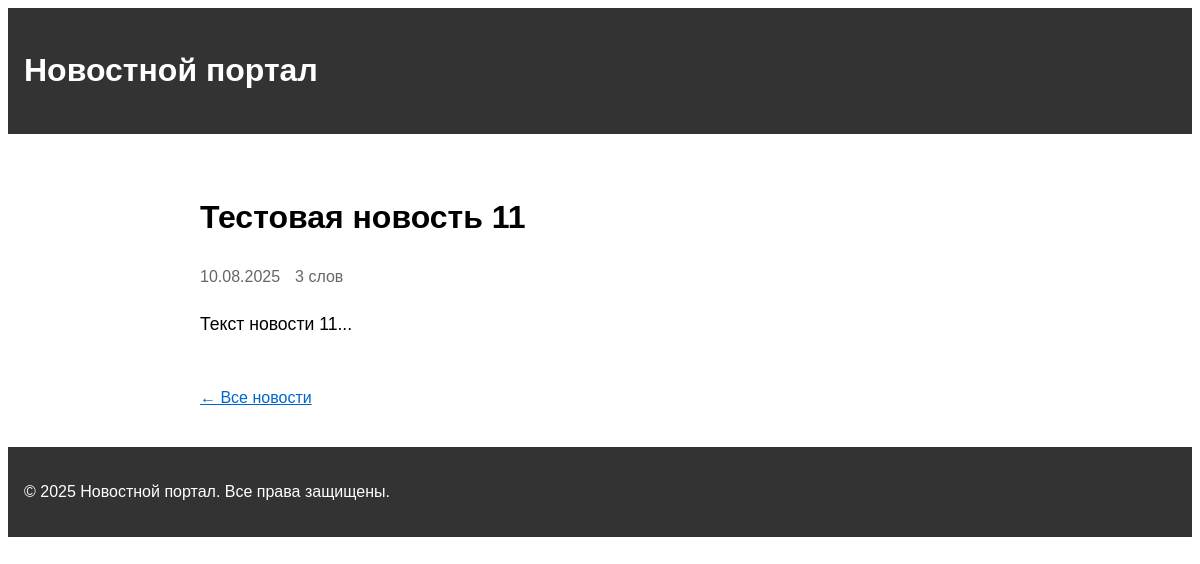
The app's page /news/15/ with its own data.
### news/models.py (models this page shows, shortened)
class Post(models.Model):
    ARTICLE = 'AR'
    NEWS = 'NW'
    POST_TYPES = [
        (ARTICLE, 'Статья'),
        (NEWS, 'Новость'),
    ]
    author = models.ForeignKey(Author, on_delete=models.CASCADE)
    post_type = models.CharField(max_length=2, choices=POST_TYPES)
    created_at = models.DateTimeField(auto_now_add=True)
    categories = models.ManyToManyField(Category, through='PostCategory')
    title = models.CharField(max_length=200)
    text = models.TextField()
    excerpt = models.TextField(blank=True, verbose_name='Краткое содержание для рассылки')
    rating = models.IntegerField(default=0)
    is_published = models.BooleanField(default=True, verbose_name='Опубликовано')

### news/views.py (the view)
# urls.py: path('<int:pk>/', NewsDetail.as_view(), name='news_detail'),
class NewsDetail(DetailView):
    model = Post
    template_name = 'news/news_detail.html'
    context_object_name = 'news'
    queryset = Post.objects.filter(post_type='NW')  # Добавляем фильтрацию только новостей

### news/templatetags/custom_filters.py (called while the page is built)
@register.filter
def censor(value):
    forbidden_words = ['редиска', 'нехороший', 'плохой']  # Запрещённые слова
    if not isinstance(value, str):
        return value
    for word in forbidden_words:   # Заменяем все буквы, кроме первой, на *
        if word in value.lower():
            censored = word[0] + '*' * (len(word) - 1)
            value = value.replace(word, censored)
    return value

### news/templates/news/news_detail.html (shortened to what this page needs)
{% extends 'base.html' %}
{% load custom_filters %}
{% block content %}
<div class="news-detail">
    <h1>{{ news.title|censor }}</h1>
    <div class="meta">
        <span class="date">{{ news.created_at|date:"d.m.Y" }}</span>
        <span class="word-count">{{ news.text|wordcount }} слов</span>
    </div>
    <div class="content">
        {{ news.text|censor|linebreaks }}
    </div>
    <a href="{% url 'news_list' %}" class="back-link">← Все новости</a>
</div>
{% endblock %}

### templates/base.html (style rules this page uses)
body { font-family: Arial, sans-serif; line-height: 1.6; }

### news/templates/news/news_detail.html (style rules this page uses)
.news-detail { max-width: 800px; margin: 0 auto; padding: 20px; }
.meta { color: #666; margin: 10px 0 20px; display: flex; gap: 15px; }
.content { line-height: 1.6; font-size: 1.1em; }
.back-link { display: inline-block; margin-top: 30px; color: #06c; }

### records on screen
Post: title|censor "Тестовая новость 11", created_at "10.08.2025", text "3", text|censor "Текст новости 11..."
